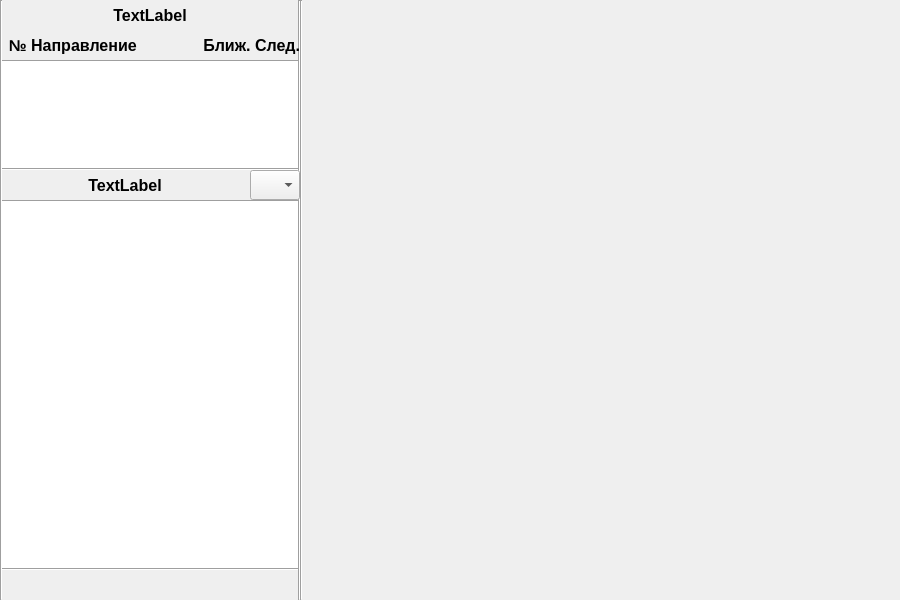
<?xml version="1.0" encoding="UTF-8"?>
<ui version="4.0">
 <class>routeStopTimetableWindow</class>
 <widget class="QWidget" name="routeStopTimetableWindow">
  <property name="geometry">
   <rect>
    <x>0</x>
    <y>0</y>
    <width>900</width>
    <height>600</height>
   </rect>
  </property>
  <property name="sizePolicy">
   <sizepolicy hsizetype="Fixed" vsizetype="Fixed">
    <horstretch>0</horstretch>
    <verstretch>0</verstretch>
   </sizepolicy>
  </property>
  <property name="windowTitle">
   <string>Расписание городского транспорта</string>
  </property>
  <widget class="QLabel" name="label">
   <property name="geometry">
    <rect>
     <x>0</x>
     <y>0</y>
     <width>300</width>
     <height>30</height>
    </rect>
   </property>
   <property name="font">
    <font>
     <pointsize>12</pointsize>
     <bold>true</bold>
    </font>
   </property>
   <property name="autoFillBackground">
    <bool>false</bool>
   </property>
   <property name="text">
    <string>TextLabel</string>
   </property>
   <property name="alignment">
    <set>Qt::AlignCenter</set>
   </property>
  </widget>
  <widget class="QListView" name="listView">
   <property name="geometry">
    <rect>
     <x>0</x>
     <y>60</y>
     <width>300</width>
     <height>110</height>
    </rect>
   </property>
   <property name="acceptDrops">
    <bool>false</bool>
   </property>
   <property name="frameShape">
    <enum>QFrame::Box</enum>
   </property>
  </widget>
  <widget class="QLabel" name="label_2">
   <property name="geometry">
    <rect>
     <x>0</x>
     <y>170</y>
     <width>250</width>
     <height>30</height>
    </rect>
   </property>
   <property name="font">
    <font>
     <pointsize>12</pointsize>
     <bold>true</bold>
    </font>
   </property>
   <property name="text">
    <string>TextLabel</string>
   </property>
   <property name="alignment">
    <set>Qt::AlignCenter</set>
   </property>
  </widget>
  <widget class="QTableView" name="tableView">
   <property name="geometry">
    <rect>
     <x>0</x>
     <y>200</y>
     <width>300</width>
     <height>370</height>
    </rect>
   </property>
   <property name="frameShape">
    <enum>QFrame::Box</enum>
   </property>
   <property name="showGrid">
    <bool>false</bool>
   </property>
   <attribute name="horizontalHeaderVisible">
    <bool>false</bool>
   </attribute>
   <attribute name="horizontalHeaderMinimumSectionSize">
    <number>22</number>
   </attribute>
   <attribute name="horizontalHeaderDefaultSectionSize">
    <number>22</number>
   </attribute>
   <attribute name="verticalHeaderVisible">
    <bool>false</bool>
   </attribute>
   <attribute name="verticalHeaderMinimumSectionSize">
    <number>22</number>
   </attribute>
   <attribute name="verticalHeaderDefaultSectionSize">
    <number>22</number>
   </attribute>
  </widget>
  <widget class="QLabel" name="label_3">
   <property name="geometry">
    <rect>
     <x>300</x>
     <y>0</y>
     <width>600</width>
     <height>600</height>
    </rect>
   </property>
   <property name="text">
    <string/>
   </property>
  </widget>
  <widget class="Line" name="line">
   <property name="geometry">
    <rect>
     <x>300</x>
     <y>0</y>
     <width>3</width>
     <height>600</height>
    </rect>
   </property>
   <property name="orientation">
    <enum>Qt::Vertical</enum>
   </property>
  </widget>
  <widget class="Line" name="line_2">
   <property name="geometry">
    <rect>
     <x>297</x>
     <y>0</y>
     <width>5</width>
     <height>600</height>
    </rect>
   </property>
   <property name="orientation">
    <enum>Qt::Vertical</enum>
   </property>
  </widget>
  <widget class="Line" name="line_3">
   <property name="geometry">
    <rect>
     <x>0</x>
     <y>0</y>
     <width>3</width>
     <height>600</height>
    </rect>
   </property>
   <property name="orientation">
    <enum>Qt::Vertical</enum>
   </property>
  </widget>
  <widget class="QLabel" name="label_4">
   <property name="geometry">
    <rect>
     <x>0</x>
     <y>30</y>
     <width>300</width>
     <height>30</height>
    </rect>
   </property>
   <property name="font">
    <font>
     <pointsize>12</pointsize>
     <bold>true</bold>
    </font>
   </property>
   <property name="text">
    <string>  № Направление               Ближ. След.</string>
   </property>
  </widget>
  <widget class="QComboBox" name="comboBox">
   <property name="geometry">
    <rect>
     <x>250</x>
     <y>170</y>
     <width>50</width>
     <height>30</height>
    </rect>
   </property>
   <property name="font">
    <font>
     <pointsize>12</pointsize>
     <bold>true</bold>
    </font>
   </property>
   <property name="currentText">
    <string/>
   </property>
  </widget>
  <widget class="QWidget" name="horizontalLayoutWidget">
   <property name="geometry">
    <rect>
     <x>0</x>
     <y>570</y>
     <width>301</width>
     <height>31</height>
    </rect>
   </property>
   <layout class="QHBoxLayout" name="horizontalLayout">
    <property name="spacing">
     <number>10</number>
    </property>
    <property name="leftMargin">
     <number>10</number>
    </property>
    <property name="rightMargin">
     <number>10</number>
    </property>
   </layout>
  </widget>
  <widget class="QLabel" name="label_5">
   <property name="geometry">
    <rect>
     <x>200</x>
     <y>0</y>
     <width>100</width>
     <height>30</height>
    </rect>
   </property>
   <property name="font">
    <font>
     <pointsize>12</pointsize>
     <bold>true</bold>
    </font>
   </property>
   <property name="text">
    <string/>
   </property>
   <property name="alignment">
    <set>Qt::AlignCenter</set>
   </property>
  </widget>
 </widget>
 <resources/>
 <connections/>
</ui>
